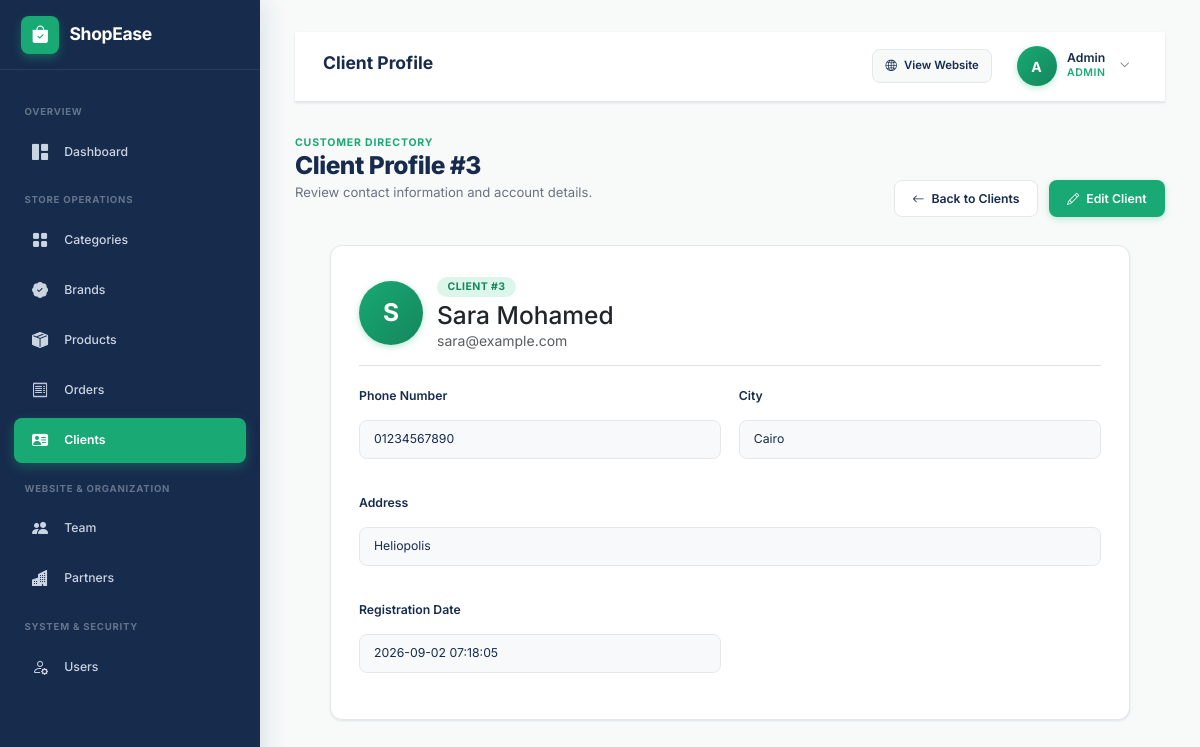
/admin/pages/clients/show.php?id=3 (signed in), run on the app's committed database.
### tables this page shows
CREATE TABLE clients (
    id INT UNSIGNED AUTO_INCREMENT PRIMARY KEY,
    user_id INT UNSIGNED NOT NULL UNIQUE,
    phone VARCHAR(20) NOT NULL,
    address VARCHAR(255) NOT NULL,
    city VARCHAR(100) NOT NULL,
    created_at TIMESTAMP DEFAULT CURRENT_TIMESTAMP,

    CONSTRAINT fk_clients_user
        FOREIGN KEY (user_id)
        REFERENCES users(id)
        ON DELETE CASCADE
        ON UPDATE CASCADE
);

CREATE TABLE users (
    id INT UNSIGNED AUTO_INCREMENT PRIMARY KEY,
    name VARCHAR(100) NOT NULL,
    email VARCHAR(150) NOT NULL UNIQUE,
    password VARCHAR(255) NOT NULL,
    role ENUM('Admin', 'Client', 'Staff') NOT NULL DEFAULT 'Client',
    created_at TIMESTAMP DEFAULT CURRENT_TIMESTAMP
);

### admin/pages/clients/show.php (the view, shortened to what this page needs)
<?php
include "../../../config/database.php";
$id = (int)$_GET["id"];
$query = mysqli_prepare(
    $conn,
    "SELECT
        clients.*,
        users.name,
        users.email
     FROM clients
     INNER JOIN users
        ON clients.user_id = users.id
     WHERE clients.id = ?"
);
mysqli_stmt_bind_param($query, "i", $id);
mysqli_stmt_execute($query);
$result = mysqli_stmt_get_result($query);
$client = mysqli_fetch_assoc($result);
include "../../includes/header.php";
?>
<div class="admin-layout">
    <?php include "../../includes/sidebar.php"; ?>
    <main class="admin-content">
        <?php include "../../includes/navbar.php"; ?>
        <div class="page-header">
            <div>
                <span class="page-eyebrow">CUSTOMER DIRECTORY</span>
                <h1>Client Profile #<?= $client['id'] ?></h1>
                <p>Review contact information and account details.</p>
            </div>
            <div class="page-actions">
                <a href="index.php" class="btn btn-outline">
                    <i class="bi bi-arrow-left"></i>
                    <span>Back to Clients</span>
                </a>
                <a href="edit.php?id=<?= $client['id'] ?>" class="btn btn-primary">
                    <i class="bi bi-pencil"></i>
                    <span>Edit Client</span>
                </a>
            </div>
        </div>
        <div class="form-card max-w-none" style="max-width: 800px;">
            <div class="d-flex align-items-center gap-3 mb-4 pb-3 border-bottom">
                <div class="admin-avatar" style="width: 64px; height: 64px; font-size: 1.75rem;">
                    <?= strtoupper(substr($client['name'], 0, 1)) ?>
                </div>
                <div>
                    <span class="badge badge-mint mb-1">CLIENT #<?= $client['id'] ?></span>
                    <h2 class="h3 font-weight-bold text-dark m-0"><?= htmlspecialchars($client['name']) ?></h2>
                    <span class="text-muted"><?= htmlspecialchars($client['email']) ?></span>
                </div>
            </div>
            <div class="form-grid">
                <div class="form-group">
                    <label class="form-label">Phone Number</label>
                    <div class="form-control bg-light"><?= htmlspecialchars($client['phone'] ?? 'N/A') ?></div>
                </div>
                <div class="form-group">
                    <label class="form-label">City</label>
                    <div class="form-control bg-light"><?= htmlspecialchars($client['city'] ?? 'N/A') ?></div>
                </div>
                <div class="form-group full-width">
                    <label class="form-label">Address</label>
                    <div class="form-control bg-light"><?= htmlspecialchars($client['address'] ?? 'N/A') ?></div>
                </div>
                <?php if (isset($client['created_at'])) { ?>
                <div class="form-group">
                    <label class="form-label">Registration Date</label>
                    <div class="form-control bg-light"><?= htmlspecialchars($client['created_at']) ?></div>
                </div>
                <?php } ?>
            </div>
        </div>
    </main>
</div>
<?php include "../../includes/footer.php"; ?>

### admin/assets/css/admin.css (style rules this page uses)
:root { --primary: #19A974; --primary-dark: #14875D; --primary-light: #43C594; --dark: #172B4D; --dark-hover: #203A66; --background: #F7FAF9; --white: #FFFFFF; --text: #4B5563; --text-muted: #6B7280; --text-dark: #111827; --light-mint: #DDF6EC; --border-color: #E5E7EB; --border-radius-sm: 8px; --border-radius: 12px; --border-radius-lg: 16px; --shadow-sm: 0 1px 3px rgba(23, 43, 77, 0.05), 0 1px 2px rgba(23, 43, 77, 0.06); --shadow-md: 0 4px 12px -2px rgba(23, 43, 77, 0.08), 0 2px 4px -1px rgba(23, 43, 77, 0.04); --shadow-lg: 0 12px 24px -4px rgba(23, 43, 77, 0.12), 0 4px 6px -2px rgba(23, 43, 77, 0.05); --transition: all 0.25s cubic-bezier(0.4, 0, 0.2, 1); --sidebar-width: 260px; --navbar-height: 70px; }
*, *::before, *::after { box-sizing: border-box; margin: 0; padding: 0; }
html, body { height: 100%; font-family: 'Inter', system-ui, -apple-system, BlinkMacSystemFont, "Segoe UI", Roboto, sans-serif; background-color: var(--background); color: var(--text); line-height: 1.5; font-size: 14px; overflow-x: hidden; }
a { color: var(--primary); text-decoration: none; transition: var(--transition); }
.admin-layout { display: flex; min-height: 100vh; background-color: var(--background); }
.admin-content { flex: 1; margin-left: var(--sidebar-width); padding: 2.25rem 2.5rem 3rem; min-height: 100vh; transition: var(--transition); max-width: calc(100vw - var(--sidebar-width)); }
.admin-avatar { width: 40px; height: 40px; border-radius: 50%; background: linear-gradient(135deg, var(--primary), var(--primary-dark)); color: var(--white); display: flex; align-items: center; justify-content: center; font-weight: 700; font-size: 1rem; box-shadow: 0 2px 6px rgba(25, 169, 116, 0.3); }
.page-header { display: flex; align-items: flex-end; justify-content: space-between; flex-wrap: wrap; gap: 1.25rem; margin-bottom: 2rem; }
.page-eyebrow { font-size: 0.75rem; font-weight: 700; text-transform: uppercase; letter-spacing: 0.08em; color: var(--primary); margin-bottom: 0.25rem; }
.page-header h1 { font-size: 1.75rem; font-weight: 800; color: var(--dark); letter-spacing: -0.02em; margin-bottom: 0.25rem; }
.page-header p { color: var(--text-muted); font-size: 0.9375rem; }
.page-actions { display: flex; align-items: center; gap: 0.75rem; }
.btn, .btn-primary, .btn-secondary, .btn-outline { display: inline-flex; align-items: center; justify-content: center; gap: 0.5rem; padding: 0.625rem 1.25rem; border-radius: var(--border-radius-sm); font-size: 0.875rem; font-weight: 600; cursor: pointer; transition: var(--transition); border: 1px solid transparent; line-height: 1.4; text-decoration: none; }
.btn-primary { background-color: var(--primary); color: var(--white) !important; box-shadow: 0 2px 6px rgba(25, 169, 116, 0.25); }
.btn-outline { background-color: var(--white); color: var(--dark); border-color: var(--border-color); }
.badge { display: inline-flex; align-items: center; gap: 0.35rem; padding: 0.35rem 0.75rem; border-radius: 20px; font-size: 0.75rem; font-weight: 700; text-transform: uppercase; letter-spacing: 0.04em; }
.badge-mint, .badge-active, .badge-admin, .badge-delivered { background-color: var(--light-mint); color: var(--primary-dark); }
.form-card { background: var(--white); border-radius: var(--border-radius); border: 1px solid var(--border-color); box-shadow: var(--shadow-sm); padding: 2rem; max-width: 900px; margin: 0 auto 2rem; }
.form-grid { display: grid; grid-template-columns: repeat(2, 1fr); gap: 1.25rem; }
.form-group { display: flex; flex-direction: column; gap: 0.5rem; margin-bottom: 1.25rem; }
.form-group.full-width { grid-column: 1 / -1; }
.form-label { font-size: 0.875rem; font-weight: 600; color: var(--dark); }
.form-control, .form-select, textarea.form-control { width: 100%; padding: 0.6875rem 1rem; font-size: 0.875rem; font-family: inherit; color: var(--dark); background-color: var(--white); border: 1px solid var(--border-color); border-radius: var(--border-radius-sm); transition: var(--transition); }

### data on the page
clients: id "3", user.name "S", user.name "Sara Mohamed", user.email "sara@example.com", phone "01234567890", city "Cairo", address "Heliopolis", created_at "2026-09-02 07:18:05"

### other printed values
$pageHeading "Client Profile"
substr($_SESSION['admin_name'] ?? 'A', 0, 1) "A"
$_SESSION['admin_name'] "Admin"
$_SESSION['admin_role'] "ADMIN"
